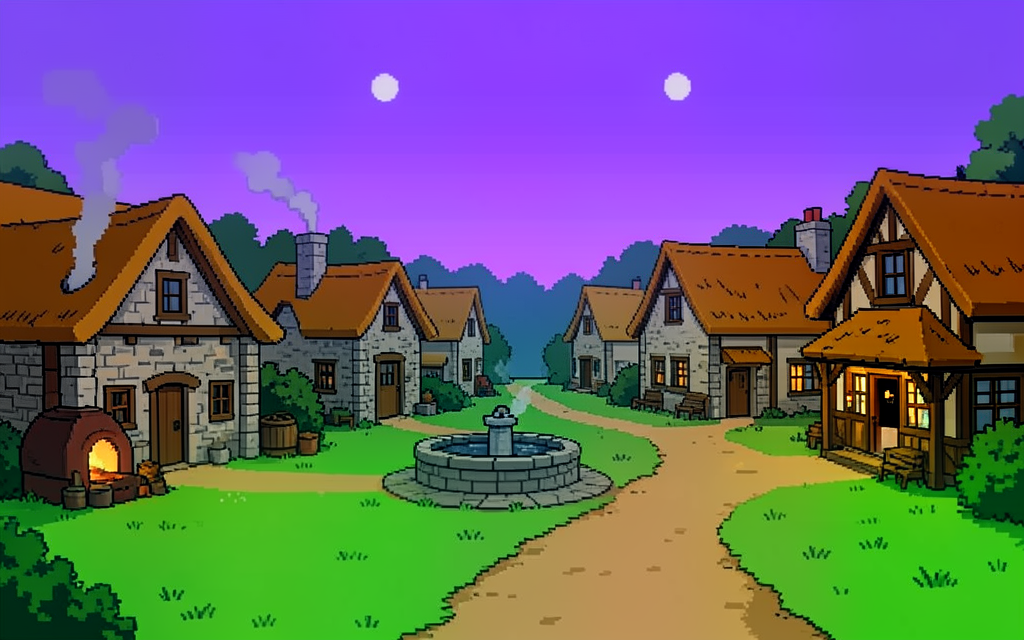
#> input picture data/flux/dawnhaven.png, 1024 x 640 px
$ python maak_kamers.py
#> lines starting #> are read from the running program, lines starting #| are printed output that depends on the picture
#!/usr/bin/env python3
"""maak_kamers.py — VOORLOPIGE kamerplaatjes voor hoofdstuk 1 van Hollow Crown, getekend met eenvoudige vormen.

    python3 tools/maak_kamers.py          schrijft data/plaatjes/*.png (640 x 256, verhouding 5:2)

Er zijn (nog) geen FLUX-plaatjes voor de herberg, de smit en de bosrand. Deze plaatjes houden de plek warm:
maak je een FLUX-plaatje, zet het dan in data/kamers.txt en de rest (loopvakken, klikvakken) pas je daarop aan.
Elk plaatje komt in twee versies waar een patch nodig is (bv. de tafel verschoven, het smidsvuur aan).
Ook: plein_deur_open.png, het FLUX-plein met de herbergdeur open (voor de patch op het plein).

Coördinaten hieronder zijn in kamerpixels (160 x 128, zoals in de scripts) en worden x4 / x2 getekend.
"""
import os, random
from PIL import Image, ImageDraw, ImageFilter

WORTEL = os.path.dirname(os.path.dirname(os.path.abspath(__file__)))
UIT = os.path.join(WORTEL, "data", "plaatjes")
W, H = 640, 256
# kleuren dicht bij het C64-palet (zie tools/c64beeld.py)
ZWART, WIT = (0, 0, 0), (255, 255, 255)
BRUIN, ORANJE, GEEL = (119, 83, 0), (183, 99, 30), (255, 255, 70)
DGRIJS, GRIJS, LGRIJS = (98, 98, 98), (148, 148, 148), (205, 205, 205)
GROEN, LGROEN = (98, 213, 50), (183, 255, 134)
ROOD, ROZE = (175, 60, 88), (238, 123, 149)
BLAUW, LBLAUW, CYAAN, PAARS = (44, 61, 236), (115, 133, 255), (126, 243, 214), (170, 64, 245)


def k(x, y):
    """kamerpixel -> tekenpixel (linkerboven)"""
    return x * 4, y * 2


def rect(d, x1, y1, x2, y2, kleur):
    d.rectangle([x1 * 4, y1 * 2, x2 * 4 + 3, y2 * 2 + 1], fill=kleur)


def vlekken(d, x1, y1, x2, y2, kleur, dicht, rnd):
    for _ in range(int((x2 - x1 + 1) * (y2 - y1 + 1) * dicht)):
        x, y = rnd.randint(x1, x2), rnd.randint(y1, y2)
        rect(d, x, y, x, y, kleur)


def planken_muur(d, x1, y1, x2, y2, rnd):
    rect(d, x1, y1, x2, y2, BRUIN)
    for x in range(x1, x2 + 1, 8):
        rect(d, x, y1, x, y2, ZWART if x % 16 == 0 else DGRIJS)
    vlekken(d, x1, y1, x2, y2, ORANJE, 0.06, rnd)


def stenen_muur(d, x1, y1, x2, y2, rnd, basis=DGRIJS, voeg=ZWART, licht=GRIJS):
    rect(d, x1, y1, x2, y2, basis)
    for i, y in enumerate(range(y1, y2 + 1, 6)):
        rect(d, x1, y, x2, y, voeg)
        for x in range(x1 + (4 if i % 2 else 0), x2 + 1, 10):
            rect(d, x, y, x, min(y + 5, y2), voeg)
    vlekken(d, x1, y1, x2, y2, licht, 0.05, rnd)


def vloer_planken(d, x1, y1, x2, y2, rnd):
    rect(d, x1, y1, x2, y2, ORANJE)
    for y in range(y1, y2 + 1, 5):
        rect(d, x1, y, x2, y, BRUIN)
    vlekken(d, x1, y1, x2, y2, BRUIN, 0.04, rnd)


def deur(d, x1, y1, x2, y2, open_=False):
    rect(d, x1 - 1, y1 - 1, x2 + 1, y2, ZWART)
    if open_:
        rect(d, x1, y1, x2, y2, GEEL)
        rect(d, x1, y1, x1 + (x2 - x1) // 3, y2, ORANJE)
    else:
        rect(d, x1, y1, x2, y2, BRUIN)
        for x in range(x1 + 2, x2, 3):
            rect(d, x, y1, x, y2, ORANJE)
        rect(d, x2 - 2, (y1 + y2) // 2, x2 - 2, (y1 + y2) // 2, GEEL)


def vat(d, x1, y1, x2, y2):
    rect(d, x1 - 1, y1 - 1, x2 + 1, y2, ZWART)
    rect(d, x1, y1, x2, y2, BRUIN)
    rect(d, x1 + 1, y1 + 1, x2 - 1, y2 - 1, ORANJE)
    for y in (y1 + 2, (y1 + y2) // 2, y2 - 2):
        rect(d, x1, y, x2, y, DGRIJS)


def kruik(d, x, y):
    rect(d, x + 1, y, x + 2, y + 1, LGRIJS)
    rect(d, x, y + 2, x + 3, y + 7, LGRIJS)
    rect(d, x + 1, y + 3, x + 2, y + 6, WIT)


def tafel(d, x1, y, x2):
    rect(d, x1 - 1, y - 1, x2 + 1, y + 4, ZWART)
    rect(d, x1, y, x2, y + 3, BRUIN)
    rect(d, x1 + 1, y, x2 - 1, y, DGRIJS)
    rect(d, x1 + 1, y + 4, x1 + 3, y + 14, ZWART)
    rect(d, x2 - 3, y + 4, x2 - 1, y + 14, ZWART)
    rect(d, x1 + 2, y + 4, x1 + 2, y + 13, BRUIN)
    rect(d, x2 - 2, y + 4, x2 - 2, y + 13, BRUIN)


def kruk(d, x, y):
    rect(d, x - 1, y - 1, x + 6, y + 2, ZWART)
    rect(d, x, y, x + 5, y + 1, BRUIN)
    rect(d, x + 1, y + 2, x + 1, y + 8, ZWART)
    rect(d, x + 4, y + 2, x + 4, y + 8, ZWART)


def vuur(d, x1, y1, x2, y2, rnd, aan=True):
    if not aan:
        rect(d, x1, y1, x2, y2, DGRIJS)
        vlekken(d, x1, y1, x2, y2, GRIJS, 0.3, rnd)
        return
    rect(d, x1, y1, x2, y2, ROOD)
    for _ in range((x2 - x1 + 1) * 3):
        x = rnd.randint(x1, x2)
        top = rnd.randint(y1, y2 - 2)
        rect(d, x, top, x, y2, ORANJE)
        rect(d, x, min(y2, top + 3), x, y2, GEEL)


def herberg(tafel_weg=False, met_kruik=True):
    rnd = random.Random(7)
    img = Image.new("RGB", (W, H), ZWART)
    d = ImageDraw.Draw(img)
    rect(d, 0, 1, 159, 6, DGRIJS)                       # balken in het plafond
    planken_muur(d, 0, 7, 159, 79, rnd)
    for x in (0, 40, 80, 120, 159):
        rect(d, x, 7, x + 1, 79, ZWART)
    # haard links, met vuur (warmte: Mira zit ernaast)
    stenen_muur(d, 4, 34, 34, 79, rnd)
    rect(d, 10, 52, 28, 79, ZWART)
    vuur(d, 12, 66, 26, 79, rnd)
    rect(d, 2, 30, 36, 34, GRIJS)
    # raam met schemering
    rect(d, 52, 22, 70, 42, ZWART)
    rect(d, 54, 24, 68, 40, PAARS)
    rect(d, 60, 24, 61, 40, ZWART)
    rect(d, 54, 31, 68, 32, ZWART)
    # toog rechts met plank en kruik
    rect(d, 104, 30, 156, 31, BRUIN)
    rect(d, 104, 44, 156, 45, BRUIN)
    for x in (110, 120, 132):
        rect(d, x, 36, x + 3, 43, GROEN if x == 120 else ROOD)
    if met_kruik:
        kruik(d, 142, 36)
    rect(d, 99, 57, 159, 79, ZWART)                   # de toog, met een zwarte rand
    rect(d, 100, 58, 158, 61, LGRIJS)
    rect(d, 100, 62, 158, 79, DGRIJS)
    for x in range(102, 158, 8):
        rect(d, x, 64, x + 5, 77, BRUIN)
    # vat lampolie bij de achterdeur
    vat(d, 88, 60, 98, 79)
    rect(d, 92, 56, 94, 59, LGRIJS)
    # deur naar het plein (links in de achterwand)
    deur(d, 40, 46, 50, 79)
    # vloer
    vloer_planken(d, 0, 80, 159, 125, rnd)
    rect(d, 0, 126, 159, 127, ZWART)
    # tafel met krukken (DUW tafel: hij schuift naar rechts en de ziensteen ligt eronder)
    tx = 72 if tafel_weg else 56
    tafel(d, tx, 90, tx + 30)
    kruk(d, tx - 8, 98)
    kruk(d, tx + 33, 98)
    if tafel_weg:
        rect(d, 60, 106, 63, 108, CYAAN)                # de ziensteen glinstert
        rect(d, 61, 105, 62, 105, WIT)
    return img


def smit(vuur_aan=False):
    rnd = random.Random(11)
    img = Image.new("RGB", (W, H), ZWART)
    d = ImageDraw.Draw(img)
    stenen_muur(d, 0, 1, 159, 83, rnd)
    # vloer: aangestampte aarde
    rect(d, 0, 84, 159, 125, BRUIN)
    vlekken(d, 0, 84, 159, 125, ORANJE, 0.08, rnd)
    rect(d, 0, 126, 159, 127, ZWART)
    # het smidsvuur: grote haard in het midden achter
    rect(d, 52, 20, 104, 30, GRIJS)
    rect(d, 60, 8, 96, 20, DGRIJS)                      # de kap
    stenen_muur(d, 50, 30, 106, 83, rnd, basis=GRIJS, voeg=DGRIJS, licht=LGRIJS)
    rect(d, 60, 50, 96, 74, ZWART)
    vuur(d, 62, 56, 94, 74, rnd, aan=vuur_aan)
    # aambeeld
    rect(d, 112, 86, 136, 90, DGRIJS)
    rect(d, 118, 91, 130, 100, DGRIJS)
    rect(d, 114, 101, 134, 104, DGRIJS)
    rect(d, 112, 86, 136, 86, GRIJS)
    # gereedschap aan de muur
    for i, x in enumerate((14, 22, 30)):
        rect(d, x, 20, x + 1, 44, BRUIN)
        rect(d, x - 2, 44, x + 3, 48, DGRIJS if i != 1 else GRIJS)
    # Bram de smit (een figuur in het plaatje; hij praat via zijn voorwerp). Zo groot als Eldric vooraan.
    bx, by = 22, 56
    rect(d, bx + 2, by - 1, bx + 11, by + 9, ZWART)
    rect(d, bx + 3, by, bx + 10, by + 8, ROZE)           # hoofd
    rect(d, bx + 3, by, bx + 10, by + 2, ORANJE)         # rood haar
    rect(d, bx + 3, by + 6, bx + 10, by + 8, ORANJE)     # baard
    rect(d, bx + 5, by + 4, bx + 5, by + 4, ZWART)
    rect(d, bx + 8, by + 4, bx + 8, by + 4, ZWART)
    rect(d, bx, by + 9, bx + 13, by + 26, ZWART)
    rect(d, bx + 1, by + 10, bx + 12, by + 25, BRUIN)    # leren schort
    rect(d, bx + 4, by + 12, bx + 9, by + 24, ORANJE)
    rect(d, bx - 1, by + 11, bx, by + 20, ROZE)          # armen
    rect(d, bx + 13, by + 11, bx + 14, by + 20, ROZE)
    rect(d, bx + 2, by + 26, bx + 5, by + 34, DGRIJS)    # benen
    rect(d, bx + 8, by + 26, bx + 11, by + 34, DGRIJS)
    # deur naar het plein, rechts
    deur(d, 140, 50, 152, 83)
    return img


def bosrand():
    rnd = random.Random(23)
    img = Image.new("RGB", (W, H), ZWART)
    d = ImageDraw.Draw(img)
    # schemerlucht
    for y in range(1, 40):
        rect(d, 0, y, 159, y, PAARS if y < 20 else BLAUW)
    # donkere bomen: stammen met ronde kruinen, achteraan donkerder
    for laag, (kruin, stam) in enumerate(((ZWART, ZWART), (DGRIJS, BRUIN), ((40, 90, 30), BRUIN))):
        for i in range(9 - laag * 2):
            x = rnd.randint(-6, 156)
            if 60 < x < 96 and laag:
                continue                                   # het pad blijft vrij
            top = rnd.randint(4, 24) + laag * 6
            rect(d, x + 4, top + 14, x + 6, 80, stam)
            d.ellipse([x * 4, top * 2, (x + 12) * 4, (top + 22) * 2], fill=kruin)
            d.ellipse([(x - 3) * 4, (top + 10) * 2, (x + 15) * 4, (top + 30) * 2], fill=kruin)
    # het pad het Duisterwoud in (achteraan midden), donker
    d.polygon([k(70, 70), k(90, 70), k(110, 125), k(50, 125)], fill=BRUIN)
    d.polygon([k(75, 60), k(85, 60), k(90, 70), k(70, 70)], fill=DGRIJS)
    # gras
    rect(d, 0, 76, 159, 125, GROEN)
    vlekken(d, 0, 76, 159, 125, LGROEN, 0.05, rnd)
    d.polygon([k(72, 72), k(88, 72), k(104, 125), k(56, 125)], fill=GEEL)
    vlekken(d, 56, 76, 104, 125, ORANJE, 0.04, rnd)
    rect(d, 0, 126, 159, 127, ZWART)
    # een wegwijzer
    rect(d, 120, 70, 121, 96, BRUIN)
    rect(d, 112, 72, 132, 78, ORANJE)
    return img


def plein_deur_open():
    """Het FLUX-plein met de herbergdeur open: een warm verlicht deurgat (alleen voor de patch)."""
    img = Image.open(os.path.join(WORTEL, "data", "flux", "dawnhaven.png")).convert("RGB")
    d = ImageDraw.Draw(img)
    # de herbergdeur, in bronpixels: kamer x 136-141 (x 6,4), y 56-82 (190 + y x 3,2)
    x1, x2, y1, y2 = 866, 902, 372, 448
    d.rectangle([x1, y1, x2, y2], fill=(40, 20, 0))
    d.rectangle([x1 + 6, y1 + 6, x2 - 4, y2], fill=(255, 210, 90))
    d.rectangle([x1 + 6, y1 + 6, x1 + 14, y2], fill=(200, 120, 40))
    return img


def honingpot(d, x, y):
    """een dikke gele pot met een deksel (8 x 8 kamerpixels)"""
    rect(d, x, y + 1, x + 7, y + 7, ZWART)
    rect(d, x + 1, y + 2, x + 6, y + 7, GEEL)
    rect(d, x + 1, y + 2, x + 2, y + 6, ORANJE)
    rect(d, x + 2, y, x + 5, y + 1, BRUIN)
    rect(d, x + 3, y - 1, x + 4, y - 1, ZWART)


def kelder(met_honingpot=True):
    """De kelder onder de herberg: de trap naar boven links, het grote vat lampolie, planken met potten rechts."""
    rnd = random.Random(11)
    img = Image.new("RGB", (W, H), ZWART)
    d = ImageDraw.Draw(img)
    rect(d, 0, 1, 159, 6, BRUIN)                        # balken: de vloer van de herberg
    for x in range(0, 160, 20):
        rect(d, x, 1, x + 1, 6, ZWART)
    stenen_muur(d, 0, 7, 159, 79, rnd)
    # het luik boven de trap (licht van de herberg) en de trap omlaag, links
    rect(d, 2, 7, 26, 14, ZWART)
    rect(d, 4, 7, 24, 12, ORANJE)
    for i in range(9):                                  # treden: van linksboven naar de vloer
        y = 16 + i * 7
        x1 = 2 + i
        rect(d, x1 - 1, y - 1, x1 + 24, y + 2, ZWART)
        rect(d, x1, y, x1 + 23, y + 1, BRUIN)
        rect(d, x1, y, x1 + 23, y, ORANJE)
    rect(d, 28, 14, 29, 79, ZWART)                      # de trapleuning
    rect(d, 30, 14, 30, 79, BRUIN)
    # een rooster hoog in de muur: schemering van buiten
    rect(d, 48, 12, 62, 20, ZWART)
    rect(d, 49, 13, 61, 19, PAARS)
    for x in (52, 55, 58):
        rect(d, x, 13, x, 19, ZWART)
    # het grote vat lampolie met een kraan, op een stelling
    rect(d, 64, 72, 102, 79, ZWART)
    rect(d, 65, 73, 101, 75, BRUIN)
    vat(d, 68, 34, 98, 72)
    rect(d, 81, 58, 86, 61, ZWART)                      # de kraan
    rect(d, 82, 59, 85, 60, LGRIJS)
    rect(d, 84, 62, 85, 64, LGRIJS)
    rect(d, 80, 76, 88, 79, DGRIJS)                     # een plasje olie eronder
    # planken rechts met potten en flessen; de honingpot op de onderste plank
    for y in (34, 54):
        rect(d, 110, y, 157, y + 1, BRUIN)
        rect(d, 110, y + 2, 157, y + 2, ZWART)
    for x, kl in ((114, ROOD), (122, GROEN), (138, LGRIJS), (148, ROOD)):
        rect(d, x - 1, 25, x + 4, 33, ZWART)
        rect(d, x, 26, x + 3, 33, kl)
    for x, kl in ((114, LGRIJS), (146, GROEN)):
        rect(d, x - 1, 45, x + 4, 53, ZWART)
        rect(d, x, 46, x + 3, 53, kl)
    if met_honingpot:
        honingpot(d, 128, 46)
    # kisten rechtsonder
    for x1, y1, x2 in ((134, 64, 156), (140, 56, 152)):
        rect(d, x1 - 1, y1 - 1, x2 + 1, 79, ZWART)
        rect(d, x1, y1, x2, 79, BRUIN)
        rect(d, x1, y1, x2, y1, ORANJE)
    # vloer: aangestampte aarde
    rect(d, 0, 80, 159, 125, BRUIN)
    vlekken(d, 0, 80, 159, 125, ORANJE, 0.08, rnd)
    rect(d, 0, 126, 159, 127, ZWART)
    return img


def boom(d, x, voet, h, kruin=(40, 110, 40), donker=(20, 70, 25)):
    """een ronde boom zoals op het plein: stam en een kruin van drie bollen (kamerpixels)"""
    rect(d, x - 1, voet - h // 2, x + 1, voet, BRUIN)
    r = h // 3
    for dx, dy in ((-r // 2, -h // 2), (r // 2, -h // 2), (0, -h + r // 2)):
        cx, cy = x + dx, voet + dy
        d.ellipse([k(cx - r, cy - r)[0], k(cx - r, cy - r)[1], k(cx + r, cy + r)[0], k(cx + r, cy + r)[1]], fill=donker)
        d.ellipse([k(cx - r + 1, cy - r)[0], k(cx - r + 1, cy - r)[1], k(cx + r - 1, cy + r - 2)[0],
                   k(cx + r - 1, cy + r - 2)[1]], fill=kruin)


def huisje(d, x, y, b=12, h=9, rnd=None):
    """een huisje zoals in Dawnhaven: stenen muur, rieten dak, schoorsteen met rook (x, y = linksonder)"""
    rect(d, x, y - h, x + b, y, LGRIJS)
    for yy in range(y - h + 2, y, 3):
        rect(d, x, yy, x + b, yy, GRIJS)
    d.polygon([k(x - 2, y - h), k(x + b // 2, y - h - 8), k(x + b + 2, y - h)], fill=ORANJE)
    d.line([k(x - 2, y - h), k(x + b // 2, y - h - 8), k(x + b + 2, y - h)], fill=BRUIN, width=3)
    rect(d, x + b - 3, y - h - 8, x + b - 2, y - h - 3, DGRIJS)
    for i in range(3):
        rect(d, x + b - 3 - i, y - h - 11 - 3 * i, x + b - 1 - i, y - h - 10 - 3 * i, LGRIJS)
    rect(d, x + 2, y - 5, x + 4, y, BRUIN)
    rect(d, x + b - 5, y - 6, x + b - 3, y - 4, GEEL)


def verhaal():
    """Het toneel voor de verhaalanimatie na het titelscherm: Aethermoor onder de zon. Links het kasteel op een heuvel
    tussen de bomen, in het dal Dawnhaven (rieten daken, rokende schoorstenen), rechts de Rotskloof met bos erlangs.
    De zon staat midden in de lucht (de manen schuiven er als sprites voor); de lucht is lichtblauw, zodat de animatie
    hem met kleurwissels donker kan maken, tot de paarse schemer van het plein."""
    rnd = random.Random(31)
    img = Image.new("RGB", (W, H), ZWART)
    d = ImageDraw.Draw(img)
    rect(d, 0, 1, 159, 64, LBLAUW)
    for cx, cy in ((24, 14), (120, 10), (140, 22)):              # een paar wolkjes
        d.ellipse([k(cx - 8, cy - 3)[0], k(cx - 8, cy - 3)[1], k(cx + 8, cy + 3)[0], k(cx + 8, cy + 3)[1]], fill=WIT)
    d.ellipse([k(72, 10)[0], k(72, 10)[1], k(88, 26)[0], k(88, 26)[1]], fill=GEEL)       # de zon
    d.ellipse([k(75, 13)[0], k(75, 13)[1], k(85, 23)[0], k(85, 23)[1]], fill=WIT)
    d.polygon([k(0, 62), k(20, 44), k(45, 58), k(70, 46), k(100, 60), k(130, 42), k(159, 56), k(159, 76), k(0, 76)],
              fill=GRIJS)                                         # bergen
    for x in range(0, 160, 7):                                    # een rij bomen achter het dal
        boom(d, x + rnd.randint(-2, 2), 76, rnd.randint(12, 16), kruin=(30, 90, 40), donker=(15, 55, 25))
    d.polygon([k(0, 80), k(8, 54), k(50, 54), k(64, 84), k(0, 84)], fill=GROEN)        # de heuvel
    rect(d, 14, 36, 42, 54, DGRIJS)                               # het kasteel
    for x in (12, 26, 40):
        rect(d, x, 26, x + 5, 54, DGRIJS)
        for xx in (x, x + 2, x + 4):
            rect(d, xx, 24, xx, 25, DGRIJS)
    rect(d, 27, 46, 30, 54, ZWART)
    for x in (16, 34):
        rect(d, x, 40, x + 1, 42, ZWART)
    for x in (4, 50, 56):
        boom(d, x, 60 if x < 10 else 70, 14)
    rect(d, 0, 80, 159, 125, GROEN)                               # het dal
    vlekken(d, 0, 80, 159, 125, LGROEN, 0.05, rnd)
    for x, y in ((58, 92), (74, 88), (90, 94), (104, 90), (66, 104)):
        huisje(d, x, y, rnd=rnd)
    d.polygon([k(112, 62), k(159, 58), k(159, 125), k(106, 125)], fill=DGRIJS)        # de Rotskloof
    d.polygon([k(126, 64), k(138, 62), k(136, 125), k(120, 125)], fill=ZWART)
    for x, v in ((112, 76), (150, 70), (156, 90)):
        boom(d, x, v, 16)
    d.polygon([k(72, 100), k(82, 100), k(98, 125), k(52, 125)], fill=GEEL)            # het pad naar voren
    for x in (6, 22, 40, 120, 146):                               # struiken vooraan
        d.ellipse([k(x - 7, 112)[0], k(x - 7, 112)[1], k(x + 7, 125)[0], k(x + 7, 125)[1]], fill=(30, 100, 30))
    rect(d, 0, 126, 159, 127, ZWART)
    return img


def main():
    os.makedirs(UIT, exist_ok=True)
    plaatjes = {"herberg.png": herberg(), "herberg_tafel_weg.png": herberg(tafel_weg=True),
                "herberg_zonder_kruik.png": herberg(met_kruik=False),
                "smit.png": smit(), "smit_vuur.png": smit(vuur_aan=True),
                "bosrand.png": bosrand(), "plein_deur_open.png": plein_deur_open(),
                "kelder.png": kelder(), "kelder_zonder_honingpot.png": kelder(met_honingpot=False),
                "verhaal.png": verhaal()}
#> in herberg, `img = Image.new("RGB", (W, H), ZWART)`: img: PIL image 640x256 RGB; every value is 0
#> in plein_deur_open, img is the input picture: PIL image 1024x640 RGB; mean R, G, B 105.6, 96.9, 116.3
    for naam, img in plaatjes.items():
        img.save(os.path.join(UIT, naam))
#> this loop made 10 passes
#> naam on passes 1 to 10: 'herberg.png', 'herberg_tafel_weg.png', 'herberg_zonder_kruik.png', 'smit.png', 'smit_vuur.png', 'bosrand.png', 'plein_deur_open.png', 'kelder.png', 'kelder_zonder_honingpot.png', 'verhaal.png'
#> pass 1, in main, `img.save(os.path.join(UIT, naam))`:
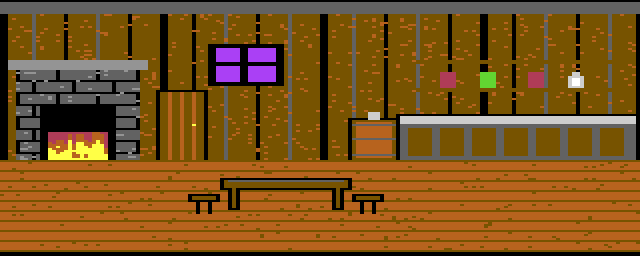
#> saved as herberg.png: PIL image 640x256 RGB; mean R, G, B 124.3, 82.9, 28.2
#> pass 2, in main, `img.save(os.path.join(UIT, naam))`:
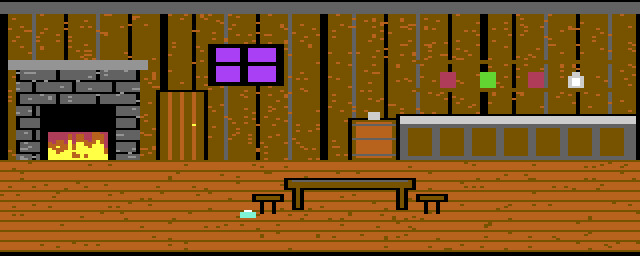
#> saved as herberg_tafel_weg.png: PIL image 640x256 RGB; mean R, G, B 124.3, 83, 28.3
    print("[plaatjes] %s" % ", ".join(plaatjes))
#| [plaatjes] herberg.png, herberg_tafel_weg.png, herberg_zonder_kruik.png, smit.png, smit_vuur.png, bosrand.png, plein_deur_open.png, kelder.png, kelder_zonder_honingpot.png, verhaal.png


if __name__ == "__main__":
    main()
